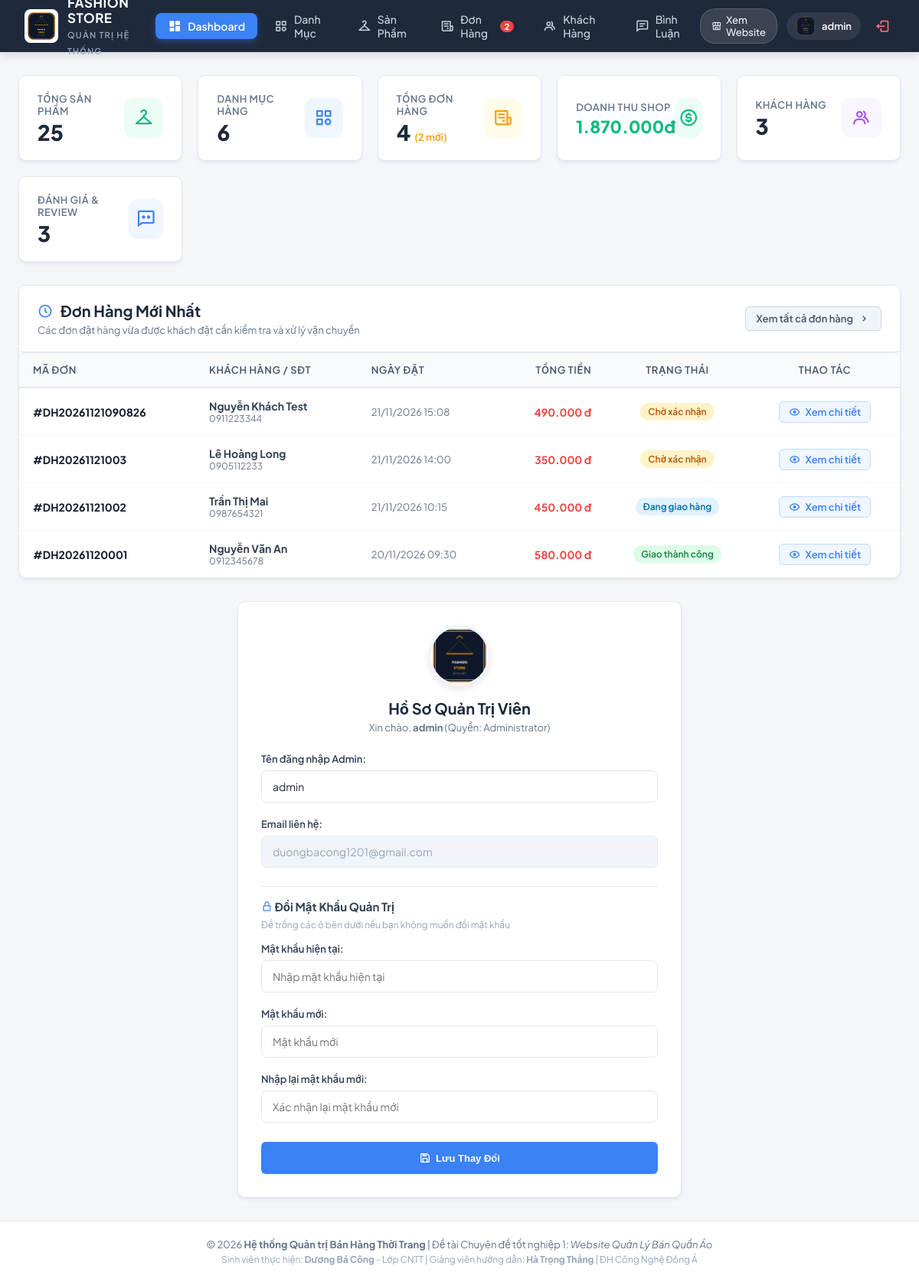
The app's page /controller/indexAdmin.php?act=userAd (signed in), older data.
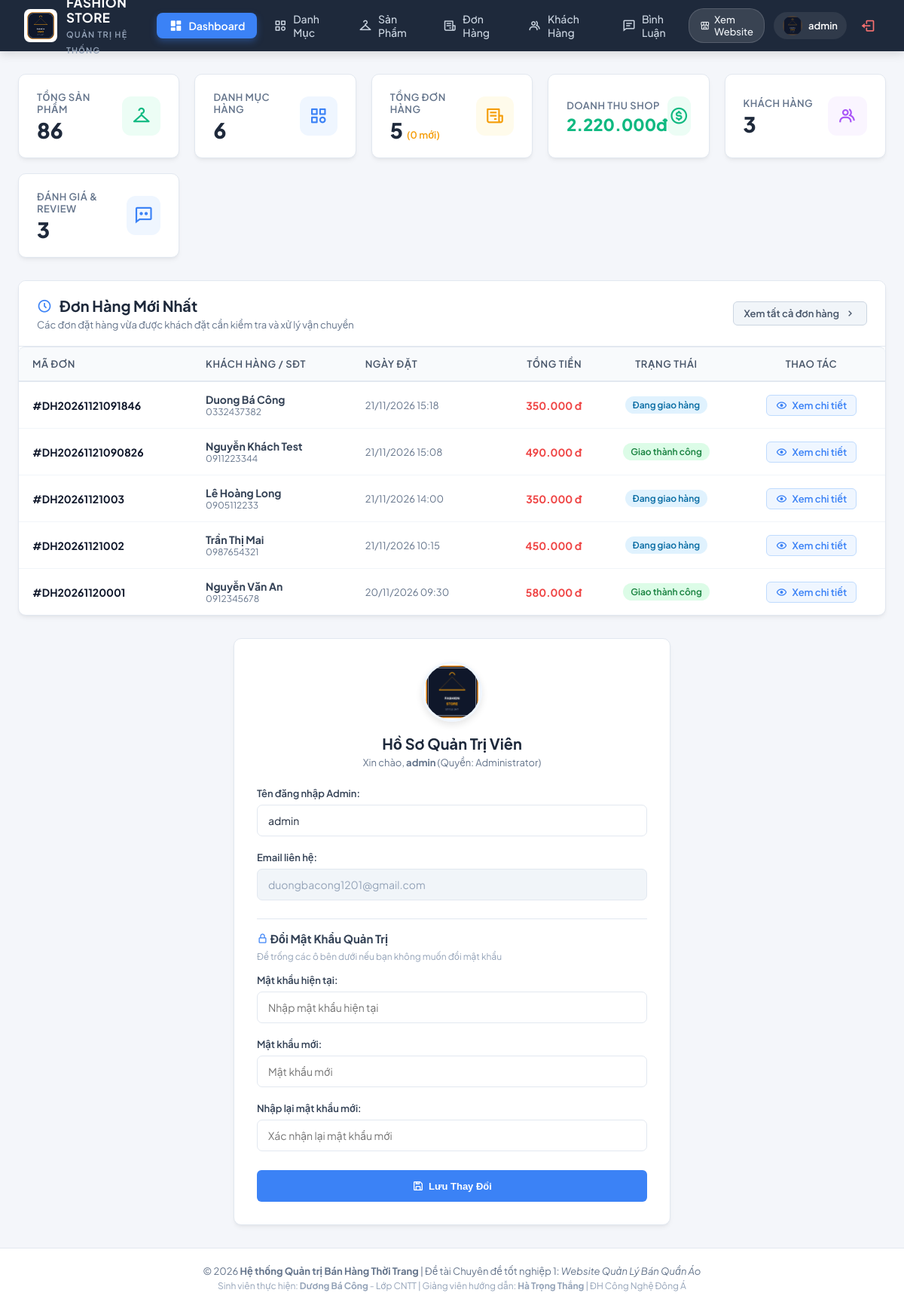
The same page, newer data.
### tables this page shows
CREATE TABLE `donhang` (
  `id` int(11) NOT NULL AUTO_INCREMENT,
  `madh` varchar(30) NOT NULL,
  `iduser` int(11) DEFAULT NULL,
  `hoten` varchar(100) NOT NULL,
  `sdt` varchar(20) NOT NULL,
  `email` varchar(100) DEFAULT NULL,
  `diachi` text NOT NULL,
  `pttt` varchar(50) DEFAULT 'COD',
  `ghichu` text DEFAULT NULL,
  `tongtien` int(11) NOT NULL DEFAULT 0,
  `trangthai` varchar(50) DEFAULT 'Chờ xác nhận',
  `ngaydathang` datetime DEFAULT current_timestamp(),
  PRIMARY KEY (`id`),
  UNIQUE KEY `madh` (`madh`)
);

### model/config.php (called while the page is built, shortened)
<?php
  function pdo_con(){
    static $cached_conn = null;
    if ($cached_conn !== null) {
      return $cached_conn;
    }
    $http_host = $_SERVER['HTTP_HOST'] ?? '';
    $is_infinityfree = (strpos($http_host, 'infinityfree') !== false || strpos($http_host, 'epizy.com') !== false);
    if ($is_infinityfree) {
      $servername = "sql302.infinityfree.com";
      $username = "if0_43184606";
      $password = "8gZKYLk9Rk6UBlL";
      $dbname = "if0_43184606_duan1";
      $port = 3306;
      $db_candidates = [$dbname];
    } else {
      $servername = "127.0.0.1";
      $username = "root";
      $password = "";
      $port = 3306;
      $db_candidates = ['duanmau', 'duan1'];
    }
    foreach ($db_candidates as $try_db) {
      try {
        $conn = new PDO("mysql:host=$servername;port=$port;dbname=$try_db;charset=utf8", $username, $password, [
          PDO::ATTR_ERRMODE => PDO::ERRMODE_EXCEPTION,
          PDO::ATTR_TIMEOUT => 2
        ]);
        $cached_conn = $conn;
        return $cached_conn;
      } catch (PDOException $e) {
      }
    }
    return null;
  }
  function pdo_query($sql){
    $sql_args = array_slice(func_get_args(), 1);
    $conn = pdo_con();
    try {
      $stmt = $conn->prepare($sql);
      $stmt->execute($sql_args);
      $rows = $stmt->fetchAll();
      return $rows ? $rows : [];
    } catch (PDOException $e) {
      throw $e;
    }
  }
  function pdo_query_one($sql){
    $sql_args = array_slice(func_get_args(), 1);
    $conn = pdo_con();
    try {
      $stmt = $conn->prepare($sql);
      $stmt->execute($sql_args);
      $row = $stmt->fetch(PDO::FETCH_ASSOC);
      return $row ? $row : null;
    } catch (PDOException $e) {
      throw $e;
    }
  }
  function pdo_query_value($sql){
    $sql_args = array_slice(func_get_args(), 1);
    $conn = pdo_con();
    try {
      $stmt = $conn->prepare($sql);
      $stmt->execute($sql_args);
      $row = $stmt->fetch(PDO::FETCH_NUM);
      return $row ? $row[0] : null;
    } catch (PDOException $e) {
      throw $e;
    }
  }
?>

### model/sanpham.php (called while the page is built, shortened)
<?php
function sanpham_showAll(){
    $sql = "SELECT sanpham.*, danhmuc.tendanhmuc FROM sanpham LEFT JOIN danhmuc ON sanpham.iddanhmuc = danhmuc.iddanhmuc ORDER BY sanpham.id DESC";
    return pdo_query($sql);
}
?>

### model/danhmuc.php (called while the page is built, shortened)
<?php
function danhmuc_showAll(){
    $sql = "SELECT * FROM danhmuc ORDER BY iddanhmuc ASC";
    return pdo_query($sql);
}
?>

### model/donhang.php (called while the page is built, shortened)
<?php
function donhang_showAll() {
    $sql = "SELECT * FROM donhang ORDER BY id DESC";
    return pdo_query($sql);
}
function donhang_count_pending() {
    $sql = "SELECT COUNT(*) FROM donhang WHERE trangthai = 'Chờ xác nhận'";
    return (int)pdo_query_value($sql);
}
function donhang_tong_doanhthu() {
    $sql = "SELECT SUM(tongtien) FROM donhang WHERE trangthai != 'Đã hủy'";
    $val = pdo_query_value($sql);
    return $val ? (int)$val : 0;
}
?>

### model/user.php (called while the page is built, shortened)
<?php
function show_user(){
    $sql = "SELECT * FROM user ORDER BY id DESC";
    return pdo_query($sql);
}
?>

### model/binhluan.php (called while the page is built, shortened)
<?php
function binhluan_showall(){
    $sql = "SELECT binhluan.*, sanpham.tensp FROM binhluan LEFT JOIN sanpham ON binhluan.idsp = sanpham.id ORDER BY binhluan.id DESC";
    return pdo_query($sql);
}
?>

### model/admin.php (called while the page is built, shortened)
<?php
    function show_admin_id_one($id){
        $sql = "SELECT * FROM admin where id=?";
        return pdo_query_one($sql, $id);
    }
?>

### viewAdmin/userAd.php (the view, shortened to what the rows shown need)
<?php
include_once "../model/donhang.php";
$id = $_SESSION['idAdmin'] ?? 1;
$admin = show_admin_id_one($id);
$current_user = $admin['username'];
$current_email = $admin['email'] ?? '';
$total_sp = count(sanpham_showAll());
$total_dm = count(danhmuc_showAll());
$total_user = count(show_user());
$total_bl = count(binhluan_showall());
$all_orders = donhang_showAll();
$total_dh = count($all_orders);
$pending_dh = donhang_count_pending();
$total_rev = donhang_tong_doanhthu();
$recent_orders = array_slice($all_orders, 0, 5);
?>
<div class="admin-stats-grid" style="grid-template-columns: repeat(auto-fit, minmax(210px, 1fr));">
    <div class="stat-card">
        <div class="stat-info">
            <p>Tổng Sản Phẩm</p>
            <h3><?= $total_sp ?></h3>
        </div>
        <div class="stat-icon emerald">
            <i class='bx bx-closet'></i>
        </div>
    </div>
    <div class="stat-card">
        <div class="stat-info">
            <p>Danh Mục Hàng</p>
            <h3><?= $total_dm ?></h3>
        </div>
        <div class="stat-icon blue">
            <i class='bx bx-category'></i>
        </div>
    </div>
    <div class="stat-card">
        <div class="stat-info">
            <p>Tổng Đơn Hàng</p>
            <h3><?= $total_dh ?> <span style="font-size: 13px; font-weight: 600; color: #f59e0b;">(<?= $pending_dh ?> mới)</span></h3>
        </div>
        <div class="stat-icon amber">
            <i class='bx bx-receipt'></i>
        </div>
    </div>
    <div class="stat-card">
        <div class="stat-info">
            <p>Doanh Thu Shop</p>
            <h3 style="font-size: 22px; color: #10b981;"><?= number_format($total_rev, 0, ',', '.') ?>đ</h3>
        </div>
        <div class="stat-icon emerald">
            <i class='bx bx-dollar-circle'></i>
        </div>
    </div>
    <div class="stat-card">
        <div class="stat-info">
            <p>Khách Hàng</p>
            <h3><?= $total_user ?></h3>
        </div>
        <div class="stat-icon purple">
            <i class='bx bx-group'></i>
        </div>
    </div>
    <div class="stat-card">
        <div class="stat-info">
            <p>Đánh Giá & Review</p>
            <h3><?= $total_bl ?></h3>
        </div>
        <div class="stat-icon blue">
            <i class='bx bx-comment-dots'></i>
        </div>
    </div>
</div>
<div class="admin-card" style="margin-bottom: 30px;">
    <div class="admin-card-header">
        <div class="admin-card-title-group">
            <h2><i class='bx bx-time-five' style="color: #3b82f6;"></i> Đơn Hàng Mới Nhất</h2>
            <p>Các đơn đặt hàng vừa được khách đặt cần kiểm tra và xử lý vận chuyển</p>
        </div>
        <div>
            <a href="../controller/indexAdmin.php?act=donhang" class="btn-action btn-secondary" style="font-size: 13px;">
                Xem tất cả đơn hàng <i class='bx bx-chevron-right'></i>
            </a>
        </div>
    </div>
    <div class="admin-card-body" style="padding: 0;">
        <div class="table-responsive">
            <table class="admin-table">
                <thead>
                    <tr>
                        <th>Mã Đơn</th>
                        <th>Khách Hàng / SĐT</th>
                        <th>Ngày Đặt</th>
                        <th style="text-align: right;">Tổng Tiền</th>
                        <th style="text-align: center;">Trạng Thái</th>
                        <th style="text-align: center;">Thao Tác</th>
                    </tr>
                </thead>
                <tbody>
                    <?php if (!empty($recent_orders)): ?>
                        <?php foreach ($recent_orders as $ro):
                            $stt = $ro['trangthai'];
                            $badge_class = "badge-warning";
                            if ($stt === 'Đang giao hàng' || $stt === 'Đang chuẩn bị hàng') {
                                $badge_class = "badge-info";
                            } else if ($stt === 'Giao thành công') {
                                $badge_class = "badge-success";
                            } else if ($stt === 'Đã hủy') {
                                $badge_class = "badge-danger";
                            }
                        ?>
                            <tr>
                                <td><strong style="color: #0f172a;">#<?= htmlspecialchars($ro['madh']) ?></strong></td>
                                <td>
                                    <strong><?= htmlspecialchars($ro['hoten']) ?></strong>
                                    <div style="font-size: 12px; color: #64748b;"><?= htmlspecialchars($ro['sdt']) ?></div>
                                </td>
                                <td style="color: #64748b; font-size: 13px;"><?= date("d/m/Y H:i", strtotime($ro['ngaydathang'])) ?></td>
                                <td style="text-align: right; font-weight: 700; color: #ef4444;"><?= number_format($ro['tongtien'], 0, ',', '.') ?> đ</td>
                                <td style="text-align: center;">
                                    <span class="badge-pill <?= $badge_class ?>"><?= htmlspecialchars($stt) ?></span>
                                </td>
                                <td style="text-align: center;">
                                    <a href="../controller/indexAdmin.php?act=chitietdonhang&id=<?= $ro['id'] ?>" class="btn-action btn-edit" style="padding: 5px 12px;">
                                        <i class='bx bx-show'></i> Xem chi tiết
                                    </a>
                                </td>
                            </tr>
                        <?php endforeach; ?>
                    <?php else: ?>
                        <tr><td colspan="6" style="text-align: center; padding: 30px; color: #94a3b8;">Chưa có đơn hàng nào.</td></tr>
                    <?php endif; ?>
                </tbody>
            </table>
        </div>
    </div>
</div>
<div class="admin-form-container">
    <div style="text-align: center; margin-bottom: 25px;">
        <img src="../view/images/logo_fashion.png" alt="Admin" style="width: 80px; height: 80px; border-radius: 50%; object-fit: cover; box-shadow: 0 4px 10px rgba(0,0,0,0.1); margin-bottom: 12px; border: 3px solid #eff6ff;">
        <h2 style="font-size: 20px; font-weight: 700; color: #1e293b; margin: 0;">Hồ Sơ Quản Trị Viên</h2>
        <p style="font-size: 13px; color: #64748b; margin-top: 4px;">Xin chào, <b><?= htmlspecialchars($current_user) ?></b> (Quyền: Administrator)</p>
    </div>
    <form action="../controller/indexAdmin.php?act=userAd" method="POST">
        <div class="form-group">
            <label>Tên đăng nhập Admin:</label>
            <input type="text" class="form-control-custom" name="user" value="<?= htmlspecialchars($current_user) ?>" required>
        </div>
        <div class="form-group">
            <label>Email liên hệ:</label>
            <input type="email" class="form-control-custom" value="<?= htmlspecialchars($current_email) ?>" disabled>
        </div>
        <div style="border-top: 1px solid #e2e8f0; margin: 24px 0 20px 0; padding-top: 16px;">
            <h4 style="font-size: 15px; font-weight: 700; color: #334155; margin-bottom: 6px;">
                <i class='bx bx-lock-alt' style="color: #3b82f6;"></i> Đổi Mật Khẩu Quản Trị
            </h4>
            <p style="font-size: 12px; color: #94a3b8; margin-bottom: 16px;">Để trống các ô bên dưới nếu bạn không muốn đổi mật khẩu</p>
            <div class="form-group">
                <label>Mật khẩu hiện tại:</label>
                <input type="password" class="form-control-custom" name="old_pass" placeholder="Nhập mật khẩu hiện tại">
            </div>
            <div class="form-group">
                <label>Mật khẩu mới:</label>
                <input type="password" class="form-control-custom" name="new_pass" placeholder="Mật khẩu mới">
            </div>
            <div class="form-group">
                <label>Nhập lại mật khẩu mới:</label>
                <input type="password" class="form-control-custom" name="renew_pass" placeholder="Xác nhận lại mật khẩu mới">
            </div>
        </div>
        <div class="form-actions">
            <button type="submit" name="doipass" class="btn-action btn-primary">
                <i class='bx bx-save'></i> Lưu Thay Đổi
            </button>
        </div>
    </form>
</div>

Row changes from the older to the newer data that the page shows:
added donhang: madh "DH20261121091846", hoten "Duong Bá Công", sdt "0332437382", ngaydathang "21/11/2026 15:18", tongtien "350.000", trangthai "Đang giao hàng"
changed donhang "DH20261121090826": trangthai "Chờ xác nhận" → "Giao thành công"
changed donhang "DH20261121003": trangthai "Chờ xác nhận" → "Đang giao hàng"
Text that changed along with them:
$total_sp: "25" → "86"
$total_dh: "4" → "5"
$pending_dh: "2" → "0"
$total_rev: "1.870.000" → "2.220.000"
$badge_pending: "2" → (not shown)
